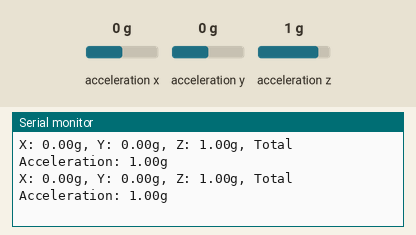
Recording of a sketch running on a simulated Arduino Uno, built with avr-gcc and run on an emulated ATmega328P. On the bench: the last lines printed to the serial monitor. Wiring (inferred from the names in the program): ADXL345 accelerometer at I2C address 0x53. Inputs (shaded band) come from the test bench; at power-on: acceleration x 0 g, acceleration y 0 g, acceleration z 1 g.

Above: at 1.2 s.
1.3 s: acceleration x set to -1.4 g
At 1.9 s:
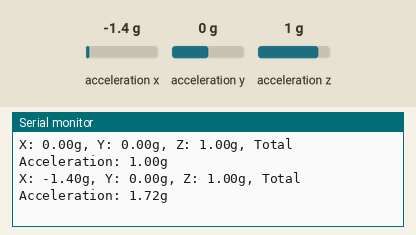
2.8 s: acceleration y set to -1.4 g
At 3.4 s:
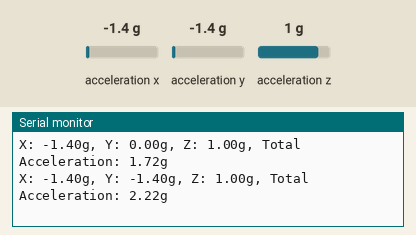
4.3 s: acceleration z set to -1.4 g
At 4.9 s:
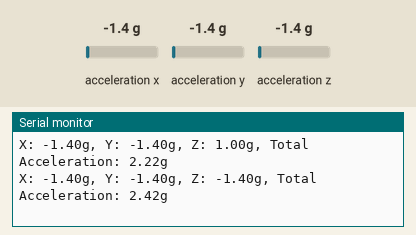
Timing chart, 0 to 7.3 s (numbered marks = the images above; inputs shaded):
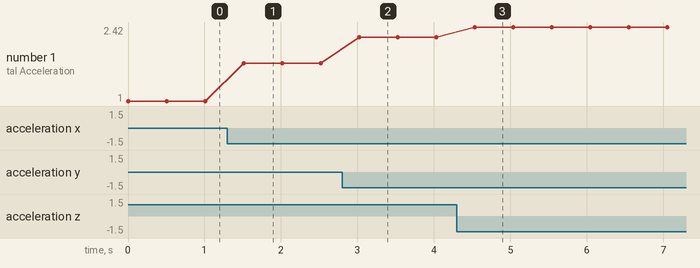

The sketch:

hardware.ino
```cpp
#include <Wire.h>  // Include the Wire library for I2C communication

// ADXL345 I2C address
#define ADXL345_ADDR 0x53

// ADXL345 register addresses
#define POWER_CTL 0x2D
#define DATA_FORMAT 0x31
#define DATAX0 0x32
#define DATAX1 0x33
#define DATAY0 0x34
#define DATAY1 0x35
#define DATAZ0 0x36
#define DATAZ1 0x37

// Threshold for detecting motion (adjust as necessary)
#define MOTION_THRESHOLD 0.02  // 0.02g (2% of 1g)

// Sleep detection parameters
#define SLEEP_TIMEOUT 900000  // 15 minutes in milliseconds

unsigned long lastMovementTime = 0;  // Time of last movement detection
bool personIsSleeping = false;

void setup() {
  // Initialize serial communication
  Serial.begin(9600);
  // Initialize I2C communication
  Wire.begin();

  // Wake up the ADXL345
  Wire.beginTransmission(ADXL345_ADDR);
  Wire.write(POWER_CTL);  // Access the POWER_CTL register
  Wire.write(0x08);  // Set the measure bit to 1 (wake up)
  Wire.endTransmission();

  // Set data format to full resolution
  Wire.beginTransmission(ADXL345_ADDR);
  Wire.write(DATA_FORMAT);  // Access the DATA_FORMAT register
  Wire.write(0x08);  // Set the range to ± 4g, full resolution
  Wire.endTransmission();
}

void loop() {
  // Read acceleration data from the ADXL345
  int x = read16BitData(DATAX0);
  int y = read16BitData(DATAY0);
  int z = read16BitData(DATAZ0);

  // Convert to "g"
  float x_g = (float)x / 256.0;
  float y_g = (float)y / 256.0;
  float z_g = (float)z / 256.0;

  // Calculate the total acceleration magnitude (distance from origin)
  float totalAcceleration = sqrt(x_g * x_g + y_g * y_g + z_g * z_g);

  // Print the acceleration values
  Serial.print("X: ");
  Serial.print(x_g);
  Serial.print("g, Y: ");
  Serial.print(y_g);
  Serial.print("g, Z: ");
  Serial.print(z_g);
  Serial.print("g, Total Acceleration: ");
  Serial.print(totalAcceleration);
  Serial.println("g");

  // Check if the person is still (no significant motion)
  if (totalAcceleration < MOTION_THRESHOLD) {
    // If no significant motion, check if 15 minutes have passed
    if (millis() - lastMovementTime >= SLEEP_TIMEOUT && !personIsSleeping) {
      personIsSleeping = true;
      Serial.println("Person is sleeping.");
    }
  } else {
    // Reset last movement time if there's significant motion
    lastMovementTime = millis();
    personIsSleeping = false;  // Not sleeping
  }

  delay(500);  // Delay for readability
}

// Function to read 16-bit data from the accelerometer
int read16BitData(byte addr) {
  Wire.beginTransmission(ADXL345_ADDR);
  Wire.write(addr);  // Write the register address to start reading
  Wire.endTransmission();
  Wire.requestFrom(ADXL345_ADDR, 2);  // Request 2 bytes of data

  byte lowByte = Wire.read();
  byte highByte = Wire.read();

  int value = (highByte << 8) | lowByte;  // Combine the 2 bytes
  return value;
}
```

Measured:
- after the input at 1.3 s, the serial monitor: prints a new line after 0.21 s (image 1)
- after the input at 2.8 s, the serial monitor: prints a new line after 0.22 s (image 2)
- after the input at 4.3 s, the serial monitor: prints a new line after 0.23 s (image 3)
- plotted number 1: 1 → 1.72 after the input at 1.3 s, 1.72 → 2.22 after the input at 2.8 s, 2.22 → 2.42 after the input at 4.3 s
